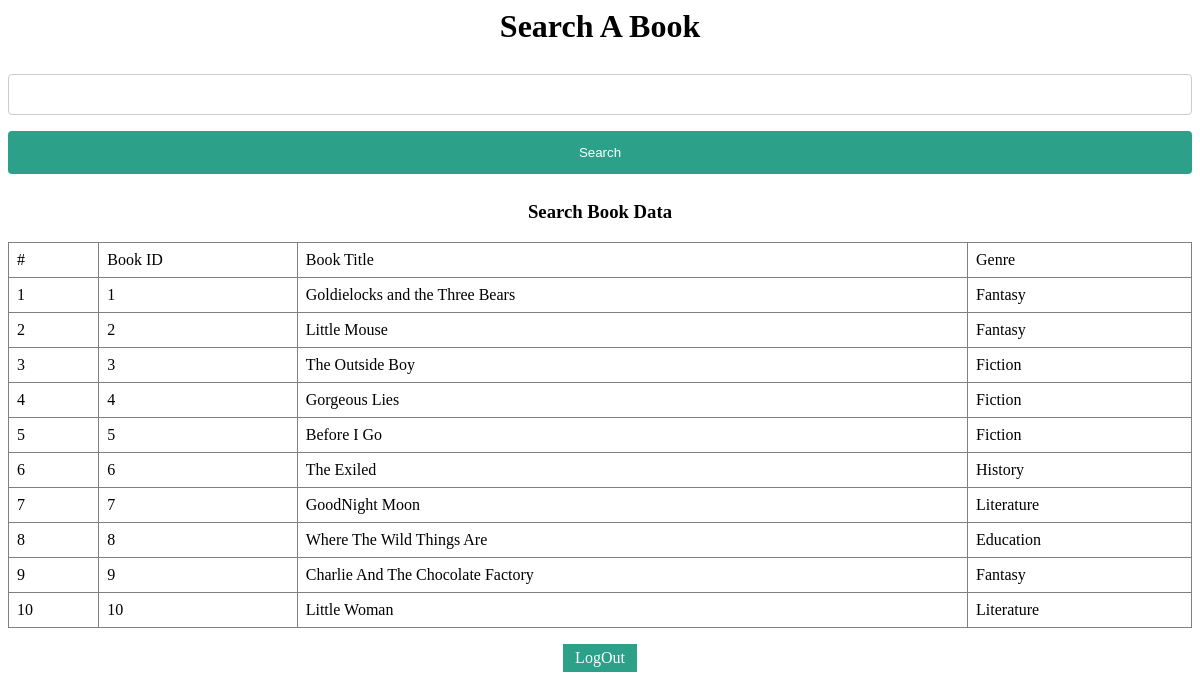
Screenshot of /search.php with the database file from the repository.
### tables this page shows
CREATE TABLE `displaybooks` (
  `BookID` int(10) UNSIGNED NOT NULL,
  `ISBN` varchar(100) NOT NULL,
  `booktitle` varchar(100) NOT NULL,
  `author` varchar(80) NOT NULL,
  `genre` enum('History','Comics','Fiction','Non-Fiction','Biography','Medical','Fantasy','Education','Sports','Technology','Literature') NOT NULL,
  `publication` varchar(80) NOT NULL
);

### search.php (the view, shortened to what this page needs)
<html>
<body>
<center>
<?php
$search=$_GET['search'];
?>
<!DOCTYPE html>
<html lang="en">
<head>
	<link rel="stylesheet" href="css/form.css">
    <link rel="stylesheet" href="css/main.css">
</head>
<body>
<h1>Search A Book</h1>
<form action="">
<input type="text" name="search" value="<?php echo $search; ?>">
<input type="submit" value="Search">
</form>
 <h3>Search Book Data <?php echo $search; ?> </h3>
<table border='1' width="500px">
<tr>
<td>#</td>
<td>Book ID</td>
<td>Book Title</td>
<td>Genre</td>
</tr>
<?php
$search='%'.$search.'%';
require_once('config.php');
$sql='SELECT * FROM displaybooks WHERE booktitle LIKE "'.$search.'" or genre LIKE "'.$search.'" order by BookID';
$stm= mysqli_prepare($connection,$sql);
$a=1;
if(mysqli_stmt_execute($stm)){
	$result=mysqli_stmt_get_result($stm);
	if(mysqli_num_rows($result)>0){
		while($row=mysqli_fetch_array($result,MYSQLI_ASSOC)){
		echo '<tr>';
		echo '<td>'.$a++.'</td>';
		echo '<td>'.$row['BookID'].'</td>';
		echo '<td>'.$row['booktitle'].'</td>';
		echo '<td>'.$row['genre'].'</td>';
		echo '</tr>';
		}
	}
}
?>
</table>
<p align="center"><a href="index.php" style="text-decoration:none;">LogOut</a>
</center>
</body>
</html>

### css/form.css (style rules this page uses)
input[type=text], input[type=number], select { width: 100%; padding: 12px 20px; margin: 8px 0; display: inline-block; border: 1px solid #ccc; border-radius: 4px; box-sizing: border-box; }
input[type=submit] { width: 100%; background-color:#2ca089 ; color: white; padding: 14px 20px; margin: 8px 0; border:none; border-radius: 4px; cursor: pointer; }
a:link, a:visited { background-color:#2ca089; color: white; padding: 5px 12px; text-align: center; text-decoration: none; display: inline-block; }
@media only screen and (min-width: 600px) { body { background-color: #fff } }
@media only screen and (min-width: 768px) { body { background-color: #fff; } }
@media only screen and (min-width: 992px) { body { background-color: #fff; } }
@media only screen and (min-width: 1200px) { body { background-color: #fff; } }

### css/main.css (style rules this page uses)
body { background-color: #EEE; }
a:link, a:visited { background-color: #2ca089; color: white; padding: 5px 12px; text-align: center; text-decoration: none; display: inline-block; }
table { border-collapse: collapse; width: 100%; }
th, td { text-align: left; padding: 8px; }
tr:nth-child(even) { background-color: white; }
@media only screen and (min-width: 600px) { body { background-color: #fff } }
@media only screen and (min-width: 768px) { body { background-color: #fff; } }
@media only screen and (min-width: 992px) { body { background-color: #fff; } }
@media only screen and (min-width: 1200px) { body { background-color: #fff; } }

### rows the page displays
displaybooks: BookID "1", booktitle "Goldielocks and the Three Bears", genre "Fantasy"
displaybooks: BookID "2", booktitle "Little Mouse", genre "Fantasy"
displaybooks: BookID "3", booktitle "The Outside Boy", genre "Fiction"
displaybooks: BookID "4", booktitle "Gorgeous Lies", genre "Fiction"
displaybooks: BookID "5", booktitle "Before I Go", genre "Fiction"
displaybooks: BookID "6", booktitle "The Exiled", genre "History"
displaybooks: BookID "7", booktitle "GoodNight Moon", genre "Literature"
displaybooks: BookID "8", booktitle "Where The Wild Things Are", genre "Education"
displaybooks: BookID "9", booktitle "Charlie And The Chocolate Factory", genre "Fantasy"
displaybooks: BookID "10", booktitle "Little Woman", genre "Literature"
